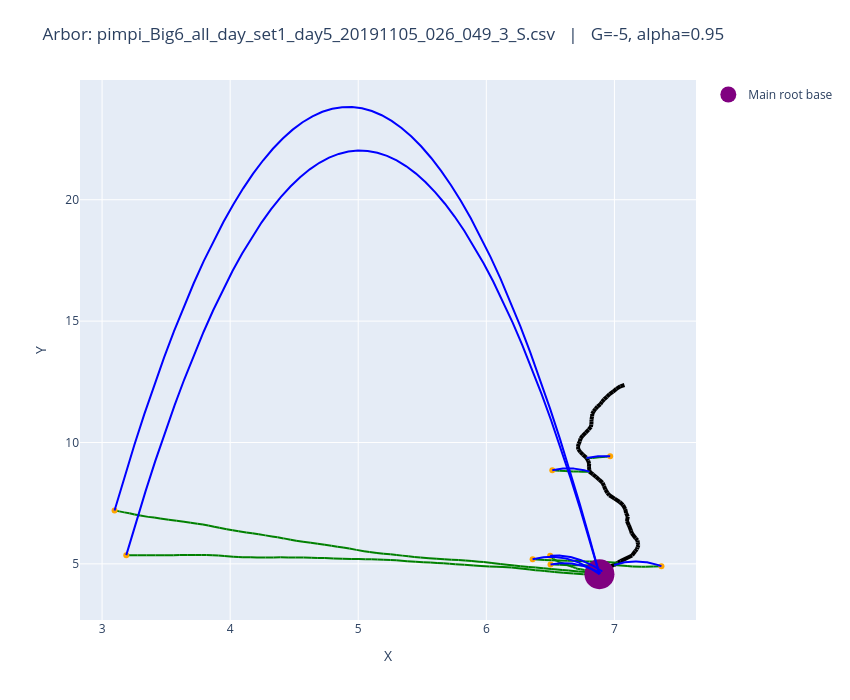

Notebook code cell kept with this figure:
### Code cell
plot_arbors(fname, -5, 0.95)
